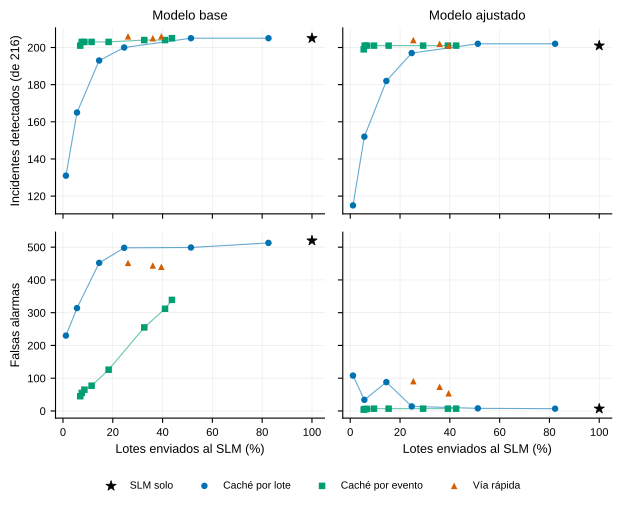

This figure's Python source:
"""Figura de la sección 4.5.1: detección y falsas alarmas frente a la proporción de lotes enviados al SLM.

Lee report/summary.csv del experimento de simulación (modo de velocidad máxima, 18 configuraciones
por modelo). Columnas: modelo base y ajustado; filas: incidentes detectados (de 216) y falsas
alarmas. Un punto por configuración, con color por método y el SLM solo como referencia en 100 %.

Uso (desde slm-pipeline-thesis/):
  ../Tesis/scripts/.venv/bin/python figs/resultados/sim_tradeoff.py [../Tesis/scripts]
"""
import csv

from _estilo import APPROACH, SCRIPTS, plt, save, setup

SUMMARY = SCRIPTS / "analysis/experiments/qwen35_stream_qwen3emb06b_batchinj/report/summary.csv"
MODELS = [("qwen35", "Modelo base"), ("qwen35_logft", "Modelo ajustado")]


def load():
    with open(SUMMARY, encoding="utf-8") as f:
        rows = [r for r in csv.DictReader(f) if r["mode"] == "throughput"]
    for model, _ in MODELS:
        n = sum(r["model"] == model for r in rows)
        assert n == 18, (model, n)
    return rows


def main():
    setup()
    rows = load()
    fig, axes = plt.subplots(2, 2, figsize=(6.3, 5.0), sharex=True, sharey="row")
    for col, (model, title) in enumerate(MODELS):
        sel = [r for r in rows if r["model"] == model]
        for row, (key, ylabel) in enumerate([("detected", "Incidentes detectados (de 216)"),
                                             ("fp", "Falsas alarmas")]):
            ax = axes[row][col]
            for approach, (label, color, marker) in APPROACH.items():
                pts = [r for r in sel if r["approach"] == approach]
                xs = [100 * float(r["slm_share"]) for r in pts]
                ys = [int(r[key]) for r in pts]
                ax.scatter(xs, ys, color=color, marker=marker, s=60 if approach == "slm" else 22,
                           edgecolor="black" if approach == "slm" else "none", lw=0.5, label=label, zorder=3)
                if approach in ("batch", "event"):  # une los umbrales de un mismo método
                    xy = sorted(zip(xs, ys))
                    ax.plot([p[0] for p in xy], [p[1] for p in xy], color=color, lw=0.8, alpha=0.6, zorder=2)
            ax.grid(alpha=0.25, lw=0.5)
            if row == 0:
                ax.set_title(title)
            else:
                ax.set_xlabel("Lotes enviados al SLM (%)")
            if col == 0:
                ax.set_ylabel(ylabel)
    axes[0][0].set_xlim(-3, 105)
    handles, labels = axes[0][0].get_legend_handles_labels()
    fig.legend(handles, labels, loc="lower center", ncol=4, frameon=False, bbox_to_anchor=(0.5, -0.01))
    fig.tight_layout(rect=(0, 0.05, 1, 1))
    save(fig, "sim_tradeoff")
    for r in rows:
        print(r["model"], r["config"], r["detected"], r["fp"], f"{100 * float(r['slm_share']):.1f}")


if __name__ == "__main__":
    main()
